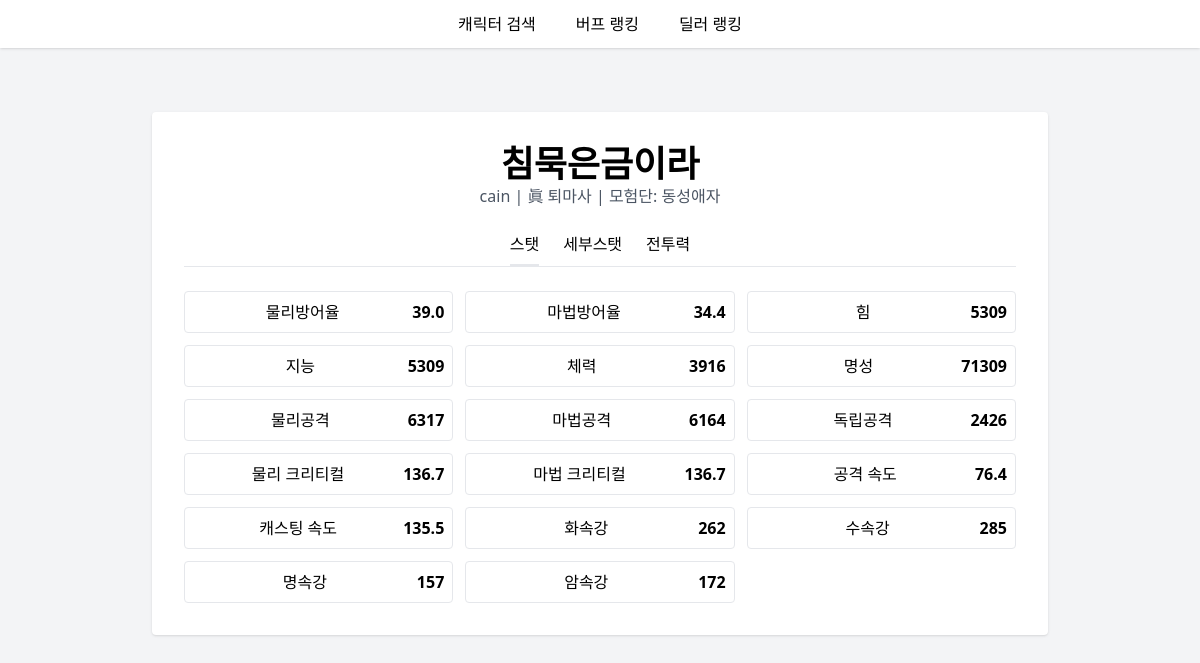
The app's page /character/55 with its own data.
### models.py (models this page shows)
class Character(Base):
    __tablename__ = "characters"
    __table_args__ = (UniqueConstraint("server","character_id", name="uix_server_character_id"),)
    id                 = Column(Integer, primary_key=True, index=True)
    server             = Column(String, index=True)
    character_id       = Column(String, index=True)
    name               = Column(String, index=True)
    adventure_name     = Column(String, index=True)   # 모험단
    job_name           = Column(String, index=True)
    job_id             = Column(String)
    level              = Column(Integer)
    fame               = Column(Integer)
    final_damage       = Column(Float)
    buff_power         = Column(Float)
    cooldown_reduction = Column(Float)
    strength           = Column(Integer)
    intelligence       = Column(Integer)
    vitality           = Column(Integer)
    physical_attack    = Column(Integer)
    magic_attack       = Column(Integer)
    independent_attack = Column(Integer)
    physical_def       = Column(Float)
    magical_def        = Column(Float)
    crit_phy           = Column(Float)
    crit_mag           = Column(Float)
    attack_speed       = Column(Float)
    cast_speed         = Column(Float)
    fire_ele           = Column(Integer)
    water_ele          = Column(Integer)
    light_ele          = Column(Integer)
    dark_ele           = Column(Integer)
    damage_inc         = Column(Float)
    cool_reduce        = Column(Float)
    updated_at         = Column(DateTime(timezone=True),
                                 server_default=func.now(),
                                 onupdate=func.now())

### main.py (the view)
@app.get("/character/{cid}",response_class=HTMLResponse)
async def detail(cid:int,r:Request,db:Session=Depends(get_db)):
    ch=db.get(Character,cid) or HTTPException(404,"없음")
    power = ch.buff_power*1.3 if is_buffer(ch.job_name) else ch.final_damage*1.5
    return templates.TemplateResponse("character.html",
                                      {"request":r,"char":ch,"power":power,
                                       "is_buffer":is_buffer(ch.job_name)})

### templates/character.html (shortened to what this page needs)
{% extends "base.html" %}
{% block content %}
<div class="bg-white shadow rounded w-full max-w-4xl p-8 text-center">
  <h2 class="text-4xl font-extrabold">{{ char.name }}</h2>
  <p class="text-gray-600">{{ char.server }} | {{ char.job_name }} | 모험단: {{ char.adventure_name or '-' }}</p>
  <ul class="flex justify-center mt-6 border-b">
    {% for t in ['stats','detailed','power'] %}
      <li class="mx-3 pb-2 cursor-pointer" onclick="showTab('{{t}}')"
          id="tab-{{t}}">{{ '스탯' if t=='stats' else '세부스탯' if t=='detailed' else '전투력' }}</li>
    {% endfor %}
  </ul>
  <div id="stats" class="mt-6">
    <div class="grid grid-cols-2 md:grid-cols-3 gap-3">
      {% for label,val in [
        ('물리방어율',char.physical_def), ('마법방어율',char.magical_def),
        ('힘',char.strength), ('지능',char.intelligence),
        ('체력',char.vitality), ('명성',char.fame),
        ('물리공격',char.physical_attack), ('마법공격',char.magic_attack),
        ('독립공격',char.independent_attack),
        ('물리 크리티컬',char.crit_phy), ('마법 크리티컬',char.crit_mag),
        ('공격 속도',char.attack_speed), ('캐스팅 속도',char.cast_speed),
        ('화속강',char.fire_ele),('수속강',char.water_ele),
        ('명속강',char.light_ele),('암속강',char.dark_ele)]
      %}
        <div class="border rounded p-2">{{label}} <span class="font-bold float-right">{{val}}</span></div>
      {% endfor %}
    </div>
  </div>
</div>
{% endblock %}

### records on screen
Character: name "침묵은금이라", server "cain", job_name "眞 퇴마사", adventure_name "동성애자", label "물리방어율", physical_def "39.0", label "마법방어율", magical_def "34.4", label "힘", strength "5309", label "지능", intelligence "5309", label "체력", vitality "3916", label "명성", fame "71309", label "물리공격", physical_attack "6317", label "마법공격", magic_attack "6164", label "독립공격", independent_attack "2426", label "물리 크리티컬", crit_phy "136.7", label "마법 크리티컬", crit_mag "136.7", label "공격 속도", attack_speed "76.4", label "캐스팅 속도", cast_speed "135.5", label "화속강", fire_ele "262", label "수속강", water_ele "285"

### other values on screen
{{ '스탯' if t=='stats' else '세부스탯' if t=='detailed' else '전투력' }} "스탯" "세부스탯" "전투력"
{{ label }} "명속강" "암속강"
{{ val }} "157" "172"
